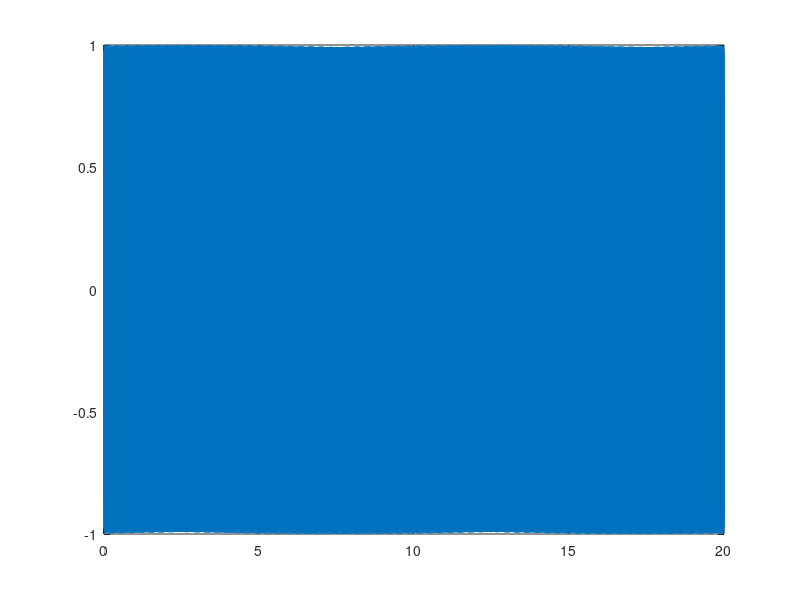

Here is the MATLAB script that generated this plot:
Fs = 14400; % Sampling Frequency, generally chosen as 14400
duration = 20; % Duaration of the sound file.
t = linspace(0, duration, duration*Fs); % Time Vector.

a = [852 1477];

sin8 = (sin(2*pi*a(1)*t)+sin(2*pi*a(2)*t))/2;
audiowrite("sin.wav", sin8, Fs);
plot(t,sin8)